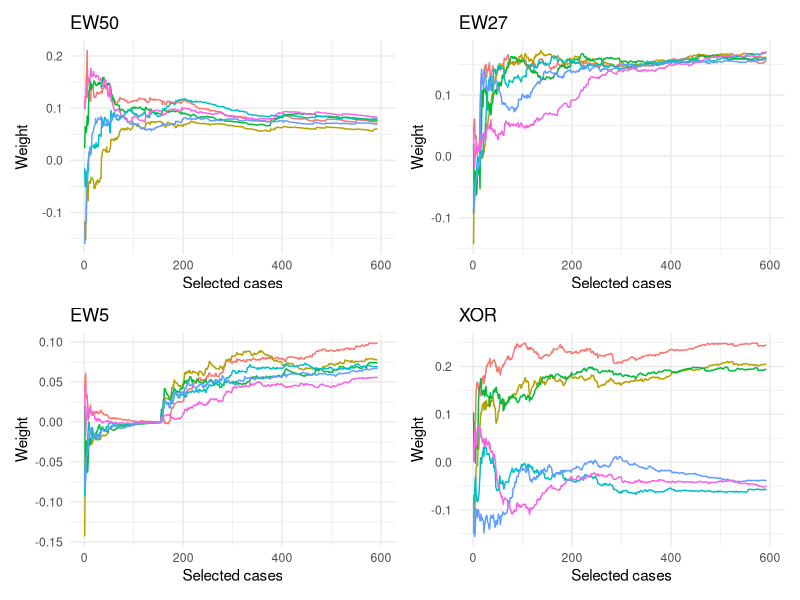

Here is the R script that generated this plot:
## ---- chunk 1
knitr::opts_chunk$set(echo = TRUE)
# Load necessary libraries
library(tidyverse)
library(patchwork)
## ---- chunk 2
# Function to generate a case(s)
generate_case <- function(cutoff = "random", n = 1) {
  # Generate 'n' sets of 6 random normal deviates for attributes (x1 to x6)
  x_values <- matrix(rnorm(6 * n), ncol = 6)
  
  # Calculate the sum of x_values for each set
  sums <- rowSums(x_values)
  
  # Determine 'y_values' based on 'cutoff'
  y_values <- switch(
    cutoff,
    "EW50" = as.integer(sums > 0),        # Criterion EW50
    "EW27" = as.integer(sums > 1.5),      # Criterion EW27
    "EW5"  = as.integer(sums > 4),        # Criterion EW5 
    "XOR" =  {
      result <- numeric(n)
      for (i in 1:n) {
        result[i] <- ifelse(xor(sum(x_values[i, 1:3]) > 1.5, sum(x_values[i, 4:6]) > 1.5), 1, 0)
      }
      result
    },
    "random" = sample(0:1, n, replace = TRUE), # Random data for seeding
    stop("Invalid cutoff specified.")
  )
  
  # Create the resulting data frame
  data <- data.frame(x1 = x_values[, 1],
                     x2 = x_values[, 2],
                     x3 = x_values[, 3],
                     x4 = x_values[, 4],
                     x5 = x_values[, 5],
                     x6 = x_values[, 6],
                     y = y_values)
  
  return(data)
}


# Function to select a case based on the rule
select_case <- function(cases, rule) {
  # Calculate the weighted sum for each row using matrix multiplication
  weighted_sum <- as.matrix(cases[, 1:6]) %*% rule
  
  # Find the row index with the maximum weighted sum
  max_row_index <- which.max(weighted_sum)
  
  # Return the row with the maximum weighted sum
  selected_case <- cases[max_row_index, ]
  
  return(selected_case)
}


# Function to update the rule using linear regression
update_rule <- function(L) {
  # Fit a linear regression model and extract the Rule
 lm(y ~ x1 + x2 + x3 + x4 + x5 + x6, data = L)$coef[2:7]  # Exclude the intercept (b0)
}
## ---- chunk 3
# Initialise
iL <- generate_case("random", 8)  # Seed the database with 8 uninformative cases 
iR <- update_rule(iL)  # Generate an initial (uninformed) rule 
n <- 5  # Evaluate 5 cases at a time
number_of_iterations <- 600  

# For generating the results, rather than a core part of SeGuL
# Keep a copy of the data generated on the fly
db <- iL[, 1:6]  # Start with the 8 uninformative seed cases
# Keep a copy of the Rules
ia_weights <- as.data.frame(matrix(iR, ncol = 6))
colnames(ia_weights) <- paste0("a", 1:6)
# create an empty list to store outputs
outputs <- list()
## ---- chunk 4
# Main loop for SeGuL algorithm
for(i in c("EW50","EW27", "EW5","XOR")){
  set.seed(9361) # This ensures that the "database" of cases will be the same for each i
  L <- iL  # set the initial condition for the seed prior to each model EW50, EW27, EW5
  R <- iR  # set the initial rule
  a_weights <- ia_weights  # Create the a_weights record
  
  
  for (j in 1:number_of_iterations) {
    # "Read" next n cases from the database
    cases <- generate_case(i, n)
    
    # Select case
    selected_case <- select_case(cases, R)
    L <- rbind(L, selected_case)
    
    # Update rule
    R <- update_rule(L)
    a_weights <- rbind(a_weights, R)  # Record changing rules
    
    # Save new cases into the "database"
    if(i == "EW50"){
      db <- rbind(db, cases[, 1:6])
    }
  }
  # Add outputs to a list
  outputs[[i]] <- list(L = L, a_weights = a_weights)
}

## ---- chunk 5
osr <- NULL
asr <- NULL
br <- NULL

# Calculate the probabilities for EW50 
p_ew50 <- 1 - pnorm(0, mean = 0, sd = sqrt(6))

osr[1] <- round((1 - p_ew50^5)*100)
asr[1] <- round(sum(outputs$EW50$L$y[9:608])/6)
br[1] <- round(p_ew50*100)

# Calculate the probabilities for EW27 
p_ew27 <- 1 - pnorm(1.5, mean = 0, sd = sqrt(6))

osr[2] <- round((1 - (1-p_ew27)^5)*100)
asr[2] <- round(sum(outputs$EW27$L$y[9:608])/6)
br[2] <- round(p_ew27*100)


# Calculate the probabilities for EW5 
p_ew5 <- 1 - pnorm(4, mean = 0, sd = sqrt(6))

osr[3] <- round((1 - (1-p_ew5)^5)*100)
asr[3] <- round(sum(outputs$EW5$L$y[9:608])/6)
br[3] <- round(p_ew5*100)

# Calculate the probabilities for XOR
p <- 1 - pnorm(1.5, mean = 0, sd = sqrt(3)) 
p_xor <- 2*p - (2 * p^2)

osr[4] <- round((1 - (1-p_xor)^5)*100)
asr[4] <- round(sum(outputs$XOR$L$y[9:608])/6)
br[4] <- round(p_xor*100)

## ---- chunk 6

w1 <- rowSums(outputs$XOR$L[, 1:3])
w2 <- rowSums(outputs$XOR$L[, 4:6])

## ---- chunk 7


aweight_plot <- function(aw_frame, p_title = "Learning over time"){
  p <- aw_frame %>%
    mutate(row_number = row_number()) %>%
    pivot_longer(
      cols = a1:a6,
      names_to = "variable",
      values_to = "value"
    ) %>% 
    ggplot(aes(x = row_number, y = value, color = variable, group = variable)) +
    geom_line() +
    theme_minimal() +
    theme(legend.position = "none") +
    labs(x = "Selected cases", y = "Weight", title = p_title)
  
  return(p)
}


p50 <- aweight_plot(outputs$EW50$a_weights[9:608,], p_title = "EW50")
p27 <- aweight_plot(outputs$EW27$a_weights[9:608,], p_title = "EW27")
p5 <- aweight_plot(outputs$EW5$a_weights[9:608,], p_title = "EW5")
pxor <- aweight_plot(outputs$XOR$a_weights[9:608,], p_title = "XOR")

(p50 + p27)/(p5 + pxor)

